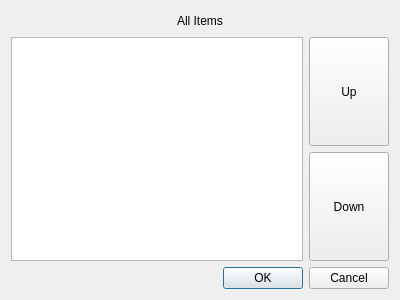
<?xml version="1.0" encoding="UTF-8"?>
<ui version="4.0">
 <class>GroupOrdering</class>
 <widget class="QDialog" name="GroupOrdering">
  <property name="geometry">
   <rect>
    <x>0</x>
    <y>0</y>
    <width>400</width>
    <height>300</height>
   </rect>
  </property>
  <property name="windowTitle">
   <string>Dialog</string>
  </property>
  <layout class="QVBoxLayout" name="verticalLayout_2">
   <item>
    <layout class="QHBoxLayout" name="horizontalLayout_2">
     <item>
      <spacer name="horizontalSpacer">
       <property name="orientation">
        <enum>Qt::Horizontal</enum>
       </property>
       <property name="sizeHint" stdset="0">
        <size>
         <width>40</width>
         <height>20</height>
        </size>
       </property>
      </spacer>
     </item>
     <item>
      <widget class="QLabel" name="title">
       <property name="text">
        <string>All Items</string>
       </property>
      </widget>
     </item>
     <item>
      <spacer name="horizontalSpacer_2">
       <property name="orientation">
        <enum>Qt::Horizontal</enum>
       </property>
       <property name="sizeHint" stdset="0">
        <size>
         <width>40</width>
         <height>20</height>
        </size>
       </property>
      </spacer>
     </item>
    </layout>
   </item>
   <item>
    <layout class="QHBoxLayout" name="horizontalLayout">
     <item>
      <widget class="QListWidget" name="item_list"/>
     </item>
     <item>
      <layout class="QVBoxLayout" name="verticalLayout">
       <item>
        <widget class="QPushButton" name="up_button">
         <property name="sizePolicy">
          <sizepolicy hsizetype="Minimum" vsizetype="Expanding">
           <horstretch>0</horstretch>
           <verstretch>0</verstretch>
          </sizepolicy>
         </property>
         <property name="text">
          <string>Up</string>
         </property>
        </widget>
       </item>
       <item>
        <widget class="QPushButton" name="down_button">
         <property name="sizePolicy">
          <sizepolicy hsizetype="Minimum" vsizetype="Expanding">
           <horstretch>0</horstretch>
           <verstretch>0</verstretch>
          </sizepolicy>
         </property>
         <property name="text">
          <string>Down</string>
         </property>
        </widget>
       </item>
      </layout>
     </item>
    </layout>
   </item>
   <item>
    <widget class="QDialogButtonBox" name="buttonBox">
     <property name="orientation">
      <enum>Qt::Horizontal</enum>
     </property>
     <property name="standardButtons">
      <set>QDialogButtonBox::Cancel|QDialogButtonBox::Ok</set>
     </property>
    </widget>
   </item>
  </layout>
 </widget>
 <resources/>
 <connections>
  <connection>
   <sender>buttonBox</sender>
   <signal>accepted()</signal>
   <receiver>GroupOrdering</receiver>
   <slot>accept()</slot>
   <hints>
    <hint type="sourcelabel">
     <x>248</x>
     <y>254</y>
    </hint>
    <hint type="destinationlabel">
     <x>157</x>
     <y>274</y>
    </hint>
   </hints>
  </connection>
  <connection>
   <sender>buttonBox</sender>
   <signal>rejected()</signal>
   <receiver>GroupOrdering</receiver>
   <slot>reject()</slot>
   <hints>
    <hint type="sourcelabel">
     <x>316</x>
     <y>260</y>
    </hint>
    <hint type="destinationlabel">
     <x>286</x>
     <y>274</y>
    </hint>
   </hints>
  </connection>
 </connections>
</ui>
